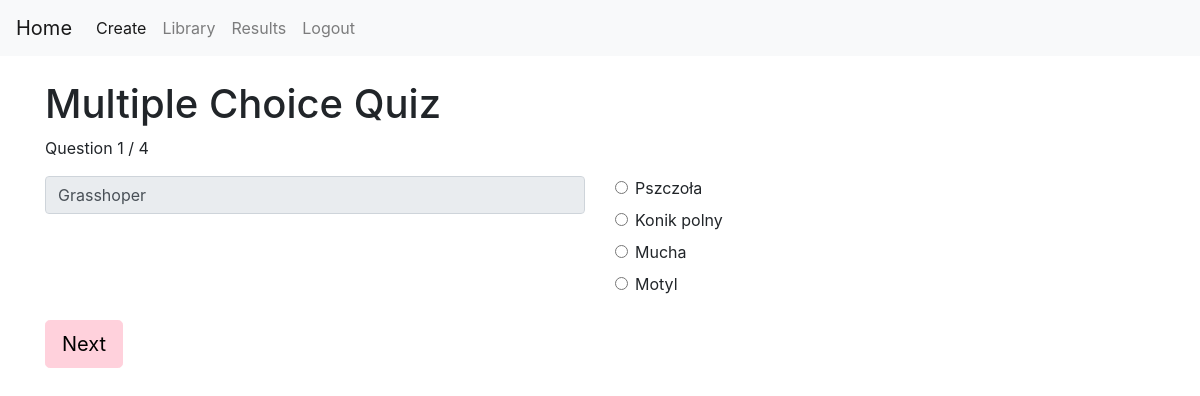
Screenshot of /multiple_choice_quiz/3 (signed in) with the database file from the repository.
### tables this page shows
CREATE TABLE vocabulary (
        word_id INTEGER PRIMARY KEY AUTOINCREMENT,
        quiz_id INTEGER NOT NULL,
        term TEXT NOT NULL,
        definition TEXT NOT NULL
        );

### flask-project/app.py (the view, shortened to what this page needs)
@app.route("/multiple_choice_quiz/<int:quiz_id>", methods=["GET", "POST"])
def multiple_choice_quiz(quiz_id):
    if "user_id" not in session:
        return redirect("/login")
    if request.method == "GET":
        connection = sqlite3.connect("database.db")
        cursor = connection.cursor()
        cursor.execute(
            """
            SELECT word_id, term, definition
            FROM vocabulary
            WHERE quiz_id = ?
            """,
            (quiz_id,)
        )
        words = cursor.fetchall()
        random.shuffle(words)
        questions = []
        for word in words:
            word_id = word[0]
            term = word[1]
            correct_definition = word[2]
            wrong_options = []
            for other_word in words:
                if other_word[0] != word_id:
                    wrong_options.append(other_word[2])
            wrong_options = random.sample(
                wrong_options,
                min(3, len(wrong_options))
            )
            options = wrong_options + [correct_definition]
            random.shuffle(options)
            questions.append(
                (word_id, term, correct_definition, options)
            )
        connection.close()
        session["mc_questions"] = questions
        session["current_question"] = 0
        session["score"] = 0
        session["feedback"] = []
        session["incorrect_word_ids"] = []
    questions = session["mc_questions"]
    current_question = session["current_question"]
    question = questions[current_question]
    return render_template(
        "multiple_choice_quiz.html",
        question=question,
        question_number=current_question + 1,
        total_questions=len(questions),
        quiz_id=quiz_id
    )

### flask-project/templates/multiple_choice_quiz.html (shortened to what this page needs)
{% extends "base.html" %}
{% block content %}
<h1>Multiple Choice Quiz</h1>
<p>
    Question {{ question_number }} / {{ total_questions }}
</p>
<form method="POST">
    <div id="terms-container">
        <div class="row mb-3">
            <div class="col">
                <input
                    type="text"
                    class="form-control"
                    value="{{ question[1] }}"
                    readonly>
            </div>
            <div class="col">
                {% for option in question[3] %}
                <div class="form-check mb-2">
                    <input
                        class="form-check-input"
                        type="radio"
                        name="answer"
                        value="{{ option }}"
                        required>
                    <label class="form-check-label">
                        {{ option }}
                    </label>
                </div>
                {% endfor %}
            </div>
        </div>
    </div>
    <button type="submit" class="btn btn-pink btn-lg">
        Next
    </button>
</form>
{% endblock %}

### flask-project/templates/base.html (style rules this page uses)
.btn-pink { background-color: #ffd1dc; color: black; border: 1px solid #ffd1dc; }

### rows the page displays
vocabulary: term "Grasshoper", definition "Konik polny"
vocabulary: definition "Pszczoła"
vocabulary: definition "Mucha"
vocabulary: definition "Motyl"

### other values shown
{{ question_number }} "1"
{{ total_questions }} "4"
